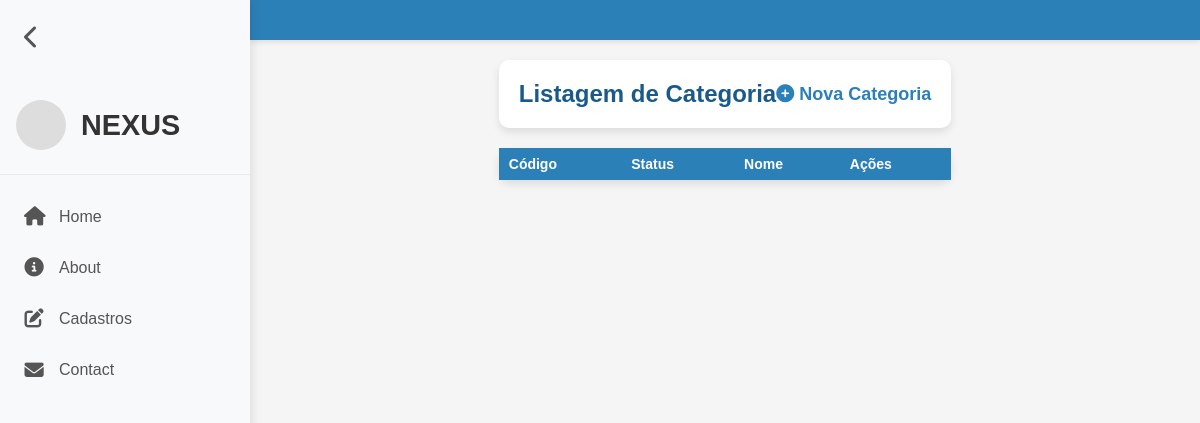
The app's page /categoria-listar.php (signed in), older data.
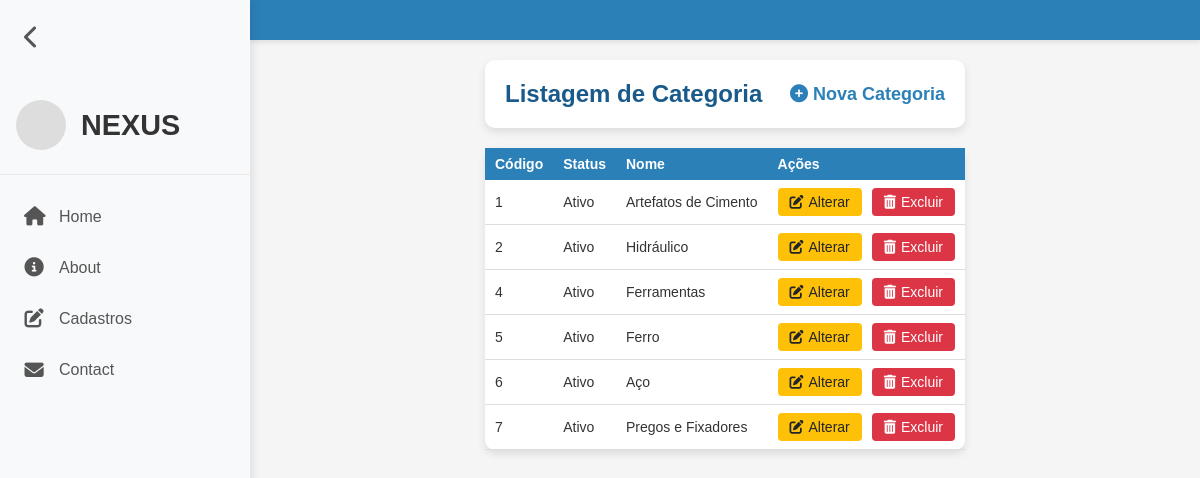
The same page, newer data.
### tables this page shows
CREATE TABLE `categoria` (
  `codigo` int(11) NOT NULL,
  `status` tinyint(1) NOT NULL DEFAULT 1,
  `nome` varchar(45) NOT NULL
);

### categoria-listar.php (the view, shortened to what this page needs)
<?php
require_once("conexao.php");
$sql = "SELECT * FROM categoria ORDER BY codigo";
$resultado = mysqli_query($conexao, $sql);
?>
<!DOCTYPE html>
<html lang="pt-BR">
<head>
    <link rel="stylesheet" href="assets/css/listar.css">
    <link rel="stylesheet" href="assets/css/reset.css">
    <link rel="stylesheet" href="assets/css/header.css">
<body>
    <?php require_once("header.php"); ?>
    <div class="container">
        <div class="card">
            <div class="card-body">
                <h5 class="title">
                    Listagem de Categoria
                    <a href="categoria-cadastrar.php">
                        <i class="fas fa-solid fa-circle-plus"></i> Nova Categoria
                    </a>
                </h5>
            </div>
        </div>
        <table class="table-container">
            <thead>
                <tr>
                    <th scope="col">Código</th>
                    <th scope="col">Status</th>
                    <th scope="col">Nome</th>
                    <th scope="col">Ações</th>
                </tr>
            </thead>
            <tbody>
                <?php while ($linha = mysqli_fetch_array($resultado)) { ?>
                    <tr>
                        <td><?= $linha['codigo'] ?></td>
                        <td><?= ($linha['status'] == 1) ? 'Ativo' : 'Inativo'?></td>
                        <td><?= $linha['nome'] ?></td>
                        <td class="actions">
                            <a href="categoria-alterar.php?codigo=<?= $linha['codigo'] ?>" class="btn btn-warning">
                                <i class="fas fa-solid fa-pen-to-square"></i> Alterar</a>
                            <a href="categoria-listar.php?codigo=<?= $linha['codigo'] ?>" class="btn btn-danger"
                                onclick="return confirm('Confirma exclusão?')"><i class="fas fa-solid fa-trash-can"></i>Excluir</a>
                        </td>
                    </tr>
                <?php } ?>
            </tbody>
        </table>
    </div>
</body>
</html>

### header.php (shortened to what this page needs)
<header>
    <div class="sidebar" id="sidebar">
        <button class="toggle-btn" id="toggleBtn">
            <i class="fas fa-chevron-left"></i>
        </button>
        <div class="logo-container">
            <div class="logo-img-placeholder">
            </div>
            <div class="logo-text">NEXUS</div>
        </div>
        <nav>
            <ul>
                <li><a href="adm.php"><i class="fas fa-home"></i> <span>Home</span></a></li>
                <li><a href="#"><i class="fas fa-info-circle"></i> <span>About</span></a></li>
                <li><a href="cadastros.php"><i class="fas fa-edit"></i> <span>Cadastros</span></a></li>
                <li><a href="#"><i class="fas fa-envelope"></i> <span>Contact</span></a></li>
            </ul>
        </nav>
    </div>
</header>

### assets/css/listar.css (style rules this page uses)
:root { --azul-principal: #2c80b8; --azul-claro: #e6f2fa; --azul-escuro: #1a5a8a; --branco: #ffffff; --cinza-claro: #f5f5f5; --cinza-texto: #666666; --verde-sucesso: #28a745; --amarelo-alerta: #ffc107; --vermelho-perigo: #dc3545; }
body { background-color: var(--cinza-claro); color: #333; min-height: 100vh; display: flex; flex-direction: column; }
.container { max-width: 1600px; margin: 0 auto; padding: 20px; }
header { background-color: var(--azul-principal); color: var(--branco); padding: 20px 0; text-align: center; box-shadow: 0 2px 5px rgba(0,0,0,0.1); }
.card { background-color: var(--branco); border-radius: 10px; box-shadow: 0 4px 8px rgba(0,0,0,0.1); margin-bottom: 20px; overflow: hidden; }
.card-body { padding: 20px; }
.title { display: flex; justify-content: space-between; align-items: center; font-size: 24px; font-weight: 600; color: var(--azul-escuro); }
.title a { color: var(--azul-principal); text-decoration: none; font-size: 18px; display: flex; align-items: center; gap: 5px; transition: color 0.3s; }
.table-container { overflow-x: auto; background-color: var(--branco); border-radius: 10px; box-shadow: 0 4px 8px rgba(0,0,0,0.1); }
table { width: 100%; border-collapse: collapse; }
thead { background-color: var(--azul-principal); color: var(--branco); }
th, td { padding: 12px 15px; text-align: left; }
th { font-weight: 600; position: sticky; top: 0; }
tbody tr { transition: background-color 0.3s; border-bottom: 1px solid #ddd; }
.btn { display: inline-flex; align-items: center; justify-content: center; padding: 6px 12px; border: none; border-radius: 4px; cursor: pointer; font-size: 14px; text-decoration: none; transition: all 0.3s; gap: 5px; }
.btn-warning { background-color: var(--amarelo-alerta); color: #212529; }
.btn-danger { background-color: var(--vermelho-perigo); color: var(--branco); }
.actions { display: flex; gap: 10px; }
@media (max-width: 1200px) { .table-container { font-size: 14px; } }
@media (max-width: 1200px) { th, td { padding: 8px 10px; } }

### assets/css/header.css (style rules this page uses)
* { font-family: 'Arial', sans-serif; }
body { display: flex; min-height: 100vh; transition: margin-left 0.3s ease; margin-left: 250px; }
.sidebar { width: 250px; height: 100vh; background-color: #f8f9fa; box-shadow: 2px 0 10px rgba(0,0,0,0.1); position: fixed; left: 0; top: 0; transition: width 0.3s ease; overflow-x: hidden; z-index: 1000; display: flex; flex-direction: column; }
.logo-container { display: flex; align-items: center; padding: 1.5rem 1rem; gap: 15px; border-bottom: 1px solid #eaeaea; transition: padding 0.3s ease; }
.logo-img-placeholder { width: 50px; height: 50px; background-color: #ddd; border-radius: 50%; flex-shrink: 0; }
.logo-text { font-size: 1.8rem; font-weight: 700; color: #333; white-space: nowrap; overflow: hidden; transition: opacity 0.3s ease; }
nav { flex: 1; padding: 1rem 0; }
nav ul { list-style: none; display: flex; flex-direction: column; }
nav li { width: 100%; }
nav a { text-decoration: none; color: #555; font-weight: 500; transition: all 0.3s ease; padding: 1rem 1.5rem; position: relative; display: flex; align-items: center; gap: 15px; white-space: nowrap; }
nav a i { font-size: 1.2rem; width: 20px; text-align: center; flex-shrink: 0; }
nav a span { transition: opacity 0.3s ease; }
nav a::after { content: ''; position: absolute; width: 0; height: 2px; background: -webkit-linear-gradient(90deg, #3d0ff9,#7494ec,#e6f2fa); background: linear-gradient(90deg, #3d0ff9,#7494ec,#e6f2fa); bottom: 0; left: 0; transition: width 0.3s; transform-origin: left center; }
.toggle-btn { background: none; border: none; color: #555; font-size: 1.5rem; cursor: pointer; padding: 1rem; align-self: flex-start; margin: 0.5rem; transition: transform 0.3s ease; }

Row changes from the older to the newer data that the page shows:
added categoria: codigo "1", status "Ativo", nome "Artefatos de Cimento"
added categoria: codigo "2", status "Ativo", nome "Hidráulico"
added categoria: codigo "4", status "Ativo", nome "Ferramentas"
added categoria: codigo "5", status "Ativo", nome "Ferro"
added categoria: codigo "6", status "Ativo", nome "Aço"
added categoria: codigo "7", status "Ativo", nome "Pregos e Fixadores"
